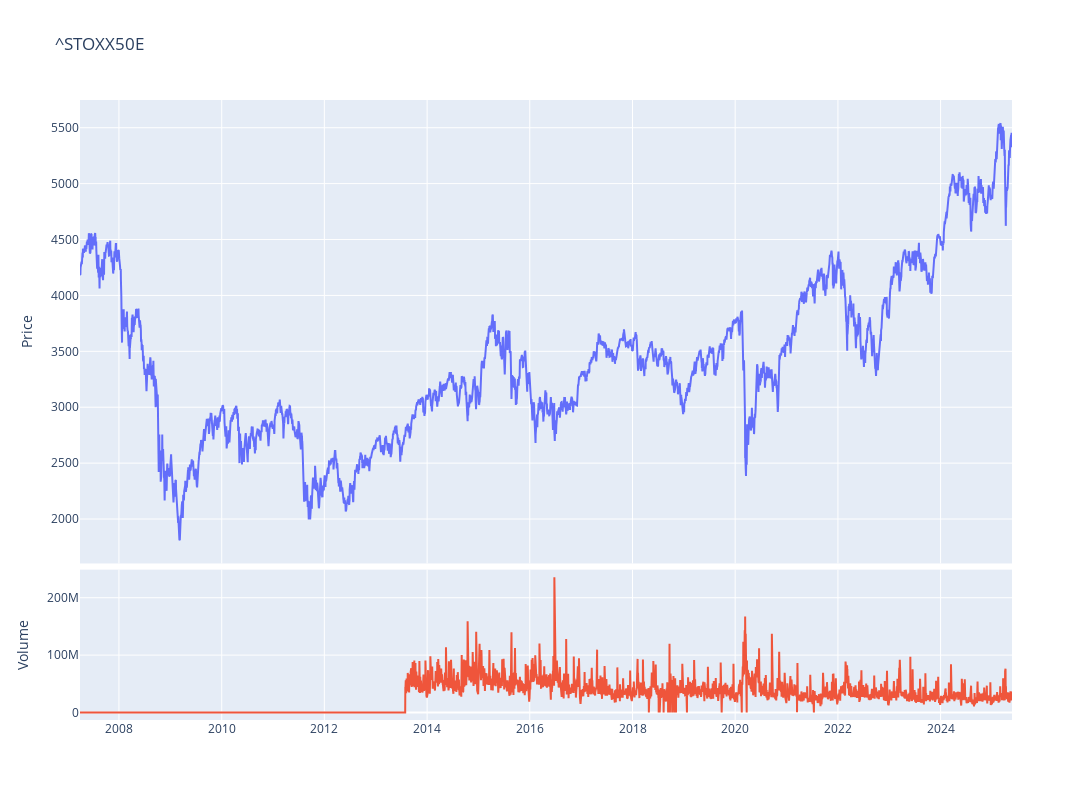

Source (notebook cell):
### Code cell
fig = make_subplots(rows=4, cols=1,shared_xaxes=True,vertical_spacing=0.01,specs=[[{'rowspan':3,'colspan':1}],[None],[None],[{'rowspan':1,'colspan':1}]])

# Graph (1,1)
fig.add_trace(go.Scatter(x=stock_ticker.index,y=stock_ticker['Close'],mode="lines",name=f"{ticker}"),row=1, col=1)
# Update xaxis properties
fig.update_yaxes(title_text="Price", row=1, col=1)

# Graph (4,1)
fig.add_trace(go.Scatter(x=stock_ticker.index,y=stock_ticker['Volume'],mode="lines",name='Volume'),row=4, col=1)
fig.update_yaxes(title_text="Volume", row=4, col=1)

fig.update_layout(height=800, width=1300,showlegend=False,title=f"{ticker}")

fig.show()

### Figure 1 — Plotly figure (JSON) as saved in the notebook; plotly's stock layout.template omitted (floating-point values rounded to 4 significant figures; data arrays with more than 128 entries replaced by an {"elided": "..."} marker saying what was removed)
{"data": [{"mode": "lines", "name": "^STOXX50E", "type": "scatter", "x": {"elided": "4550 str values"}, "xaxis": "x", "y": {"elided": "4550 float values"}, "yaxis": "y"}, {"mode": "lines", "name": "Volume", "type": "scatter", "x": {"elided": "4550 str values"}, "xaxis": "x2", "y": {"elided": "4550 int values"}, "yaxis": "y2"}], "layout": {"height": 800, "showlegend": false, "title": {"text": "^STOXX50E"}, "width": 1300, "xaxis": {"anchor": "y", "domain": [0, 1], "matches": "x2", "showticklabels": false}, "xaxis2": {"anchor": "y2", "domain": [0, 1]}, "yaxis": {"anchor": "x", "domain": [0.2525, 1], "title": {"text": "Price"}}, "yaxis2": {"anchor": "x2", "domain": [0, 0.2425], "title": {"text": "Volume"}}}}
